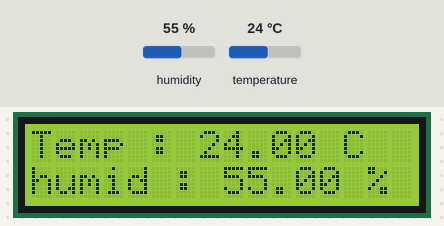
The sketch below on a simulated Arduino Uno, built with avr-gcc and run on an emulated ATmega328P. Shown: 16×2 character LCD. Inputs (shaded band) come from the test bench; at power-on: humidity 55 %, temperature 24 °C.

Above: at 1.2 s.
1.3 s: humidity set to 22 %
At 2.9 s:
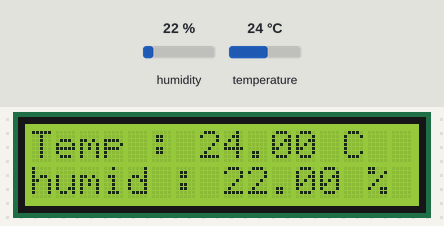
3.2 s: temperature set to 12 °C
At 3.8 s:
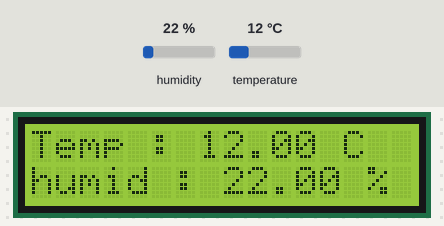
4.9 s: humidity set to 40 %
At 5.9 s:
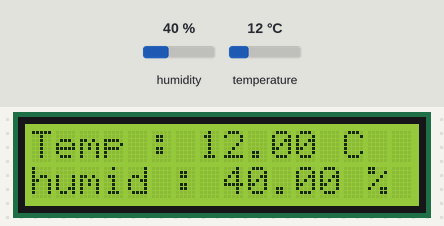
6.5 s: temperature set to 19 °C
At 8.0 s:
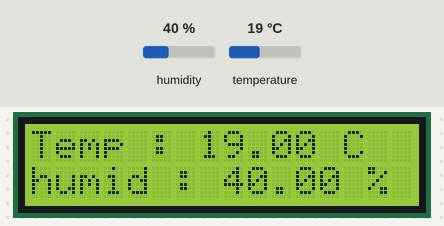
Timing chart, 0 to 9.2 s (numbered marks = the images above; inputs shaded):
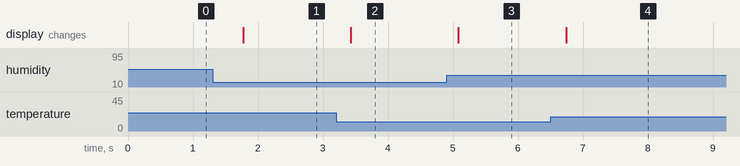

The sketch:

dh11_lcd_temperature_humidity.ino.ino
```cpp
#include <LiquidCrystal_I2C.h>
#include <dht.h>
#include <Wire.h>


dht DHTSENSOR;
int DHT_Sensor_pin = 4;
LiquidCrystal_I2C lcd_screen(0x27, 16,2);


void setup() {
  Serial.begin(9600);
  lcd_screen.begin(16,2);
  lcd_screen.backlight();
}

void loop() {
  DHTSENSOR.read11(DHT_Sensor_pin);
  String temp = "Temp : " + String(DHTSENSOR.temperature) + " C";
  String  humid = "humid : " + String(DHTSENSOR.humidity) + " %";
  lcd_screen.setCursor(0,0);
  lcd_screen.print(temp);
  lcd_screen.setCursor(0,1);
  lcd_screen.print(humid);
  delay(500);

}
// You can use the lcd_scroll function to add some spice to the display ;)
// usage : lcd_scroll(lcd_screen,temp,500,0);
// lcd_screen object
// temperature or Humdidty  String to be displayed
// 500 - delay
// 0/1 - Lcd screen Row
void lcd_scroll(LiquidCrystal_I2C& lcd,String string,int wait, int row){
  bool run = true;
  for(int i = 0;i<16;i++){
    static int j = 1;
    lcd.setCursor(i,row);
    lcd.print(string);
    delay(wait);
    lcd.clear();
    if(i == (16-string.length())){
        while(run == true){
          i++;
          lcd.setCursor(0,row);
          lcd.print(string.substring(string.length()-j));
          j++;
          lcd.setCursor(i,row);
          lcd.print(string);
          delay(wait);
          lcd.clear();
          //i++;
          if(string.length()==j){run = false;}
        }
      }
      if(string.length()==j){j = 1;break;}

  }
  }
```

Measured:
- after the input at 1.3 s, the display: changes after 0.47 s (image 1)
- after the input at 3.2 s, the display: changes after 0.23 s (image 2)
- after the input at 4.9 s, the display: changes after 0.18 s (image 3)
- after the input at 6.5 s, the display: changes after 0.24 s (image 4)
